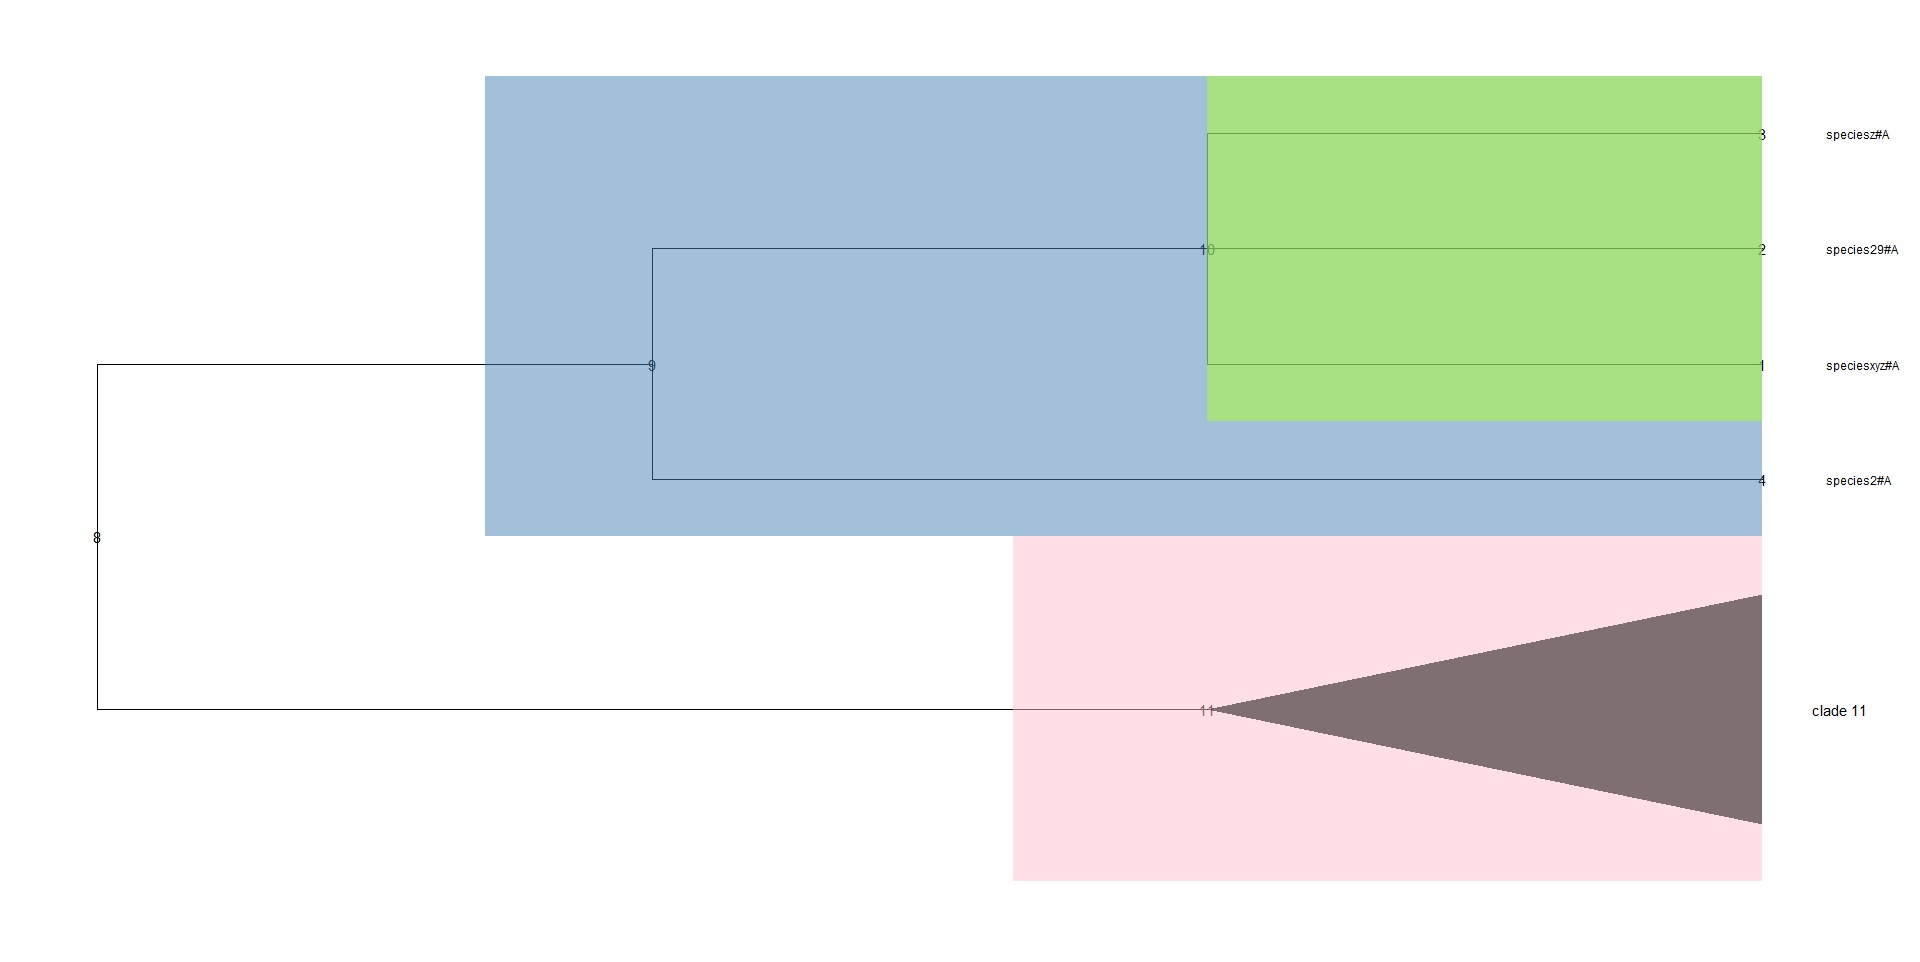

This figure's R source:
# This script demonstrates collapsing, coloring and naming multiple nodes in a phylogenetic tree using ggtree.
# Load the necessary libraries
library("ggtree")

# Read the phylogenetic tree from the file "example_tree" (make sure it's in the same directory as this script)
tree <- read.tree("example_tree")

# Plot the original phylogenetic tree
plot(tree)

# Visualizing nodes with tip labels
p <- ggtree(tree) + geom_tiplab() +
  geom_text(aes(label = node), size = 3, hjust = -0.1, vjust = 0)
plot(p)

# Coloring, collapsing and naming clades only with node number
# Specify the node numbers to be colored, collapsed, and named
colored_nodes <- c(9, 11, 10)  # Add more node numbers if needed
collapsed_nodes <- c(11)        # Add more node numbers if needed

# Define a vector of colors
colors <- c("steelblue", "pink", "greenyellow")  # Add more colors if needed

# Create the plot
p <- ggtree(tree) +
  geom_text(aes(label = node)) +
  geom_tiplab(size = 3, offset = 0.1)

# Add highlights and clade labels for colored nodes
for (i in seq_along(colored_nodes)) {
  node <- colored_nodes[i]
  color <- colors[i]
  
  p <- p + geom_hilight(node = node, fill = color, alpha = 0.5)
}

# Collapse the specified nodes to triangles with custom fill
for (node in collapsed_nodes) {
  p <- p + collapse(node = node, mode = "mixed", fill = "black", alpha = 0.5)
    p <- p + geom_cladelabel(node = node, label = paste("clade", node), align = TRUE,
                            color = 'black', fontsize = 4)
}

# Print the final plot
print(p)
